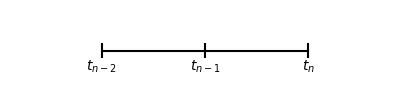

The script that drew this image:
import matplotlib.pyplot as plt

plt.figure(figsize=(4,1))
plt.axis('off')

plt.vlines([0, 1, 2], -.1, .1)
plt.plot([0, 2], [0,0], 'k-')
plt.xlim((-.5, 2.5))
plt.ylim((-.5, .5))
plt.text(0, -.11, '$t_{n-2}$', horizontalalignment='center', verticalalignment='top')
plt.text(1, -.11, '$t_{n-1}$', horizontalalignment='center', verticalalignment='top')
plt.text(2, -.11, '$t_{n}$', horizontalalignment='center', verticalalignment='top')
plt.show()
